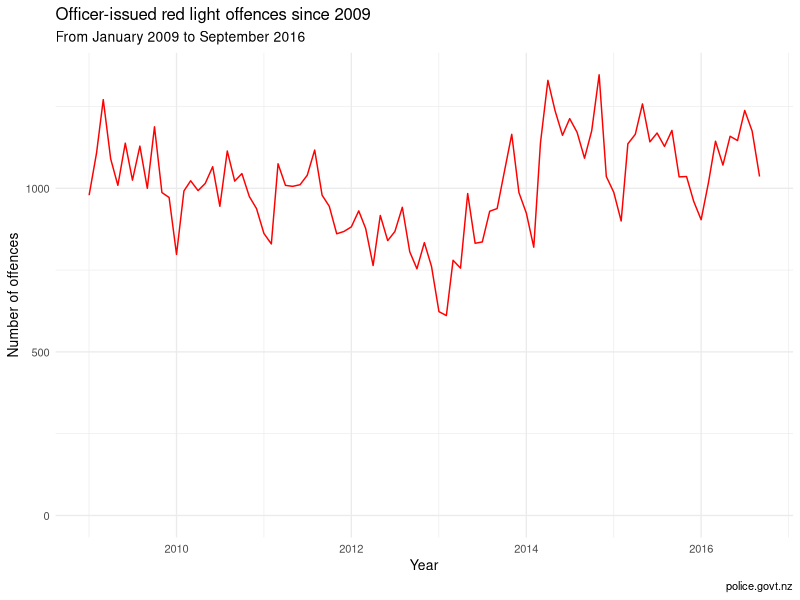
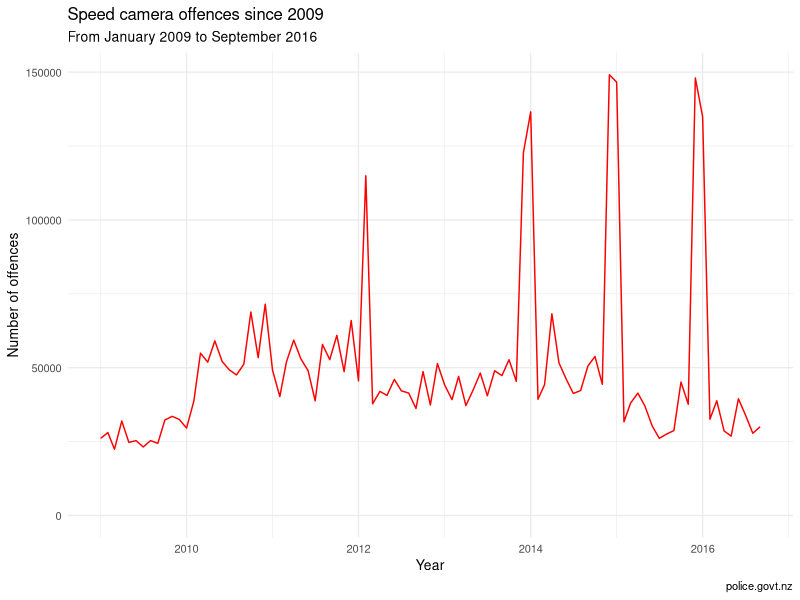
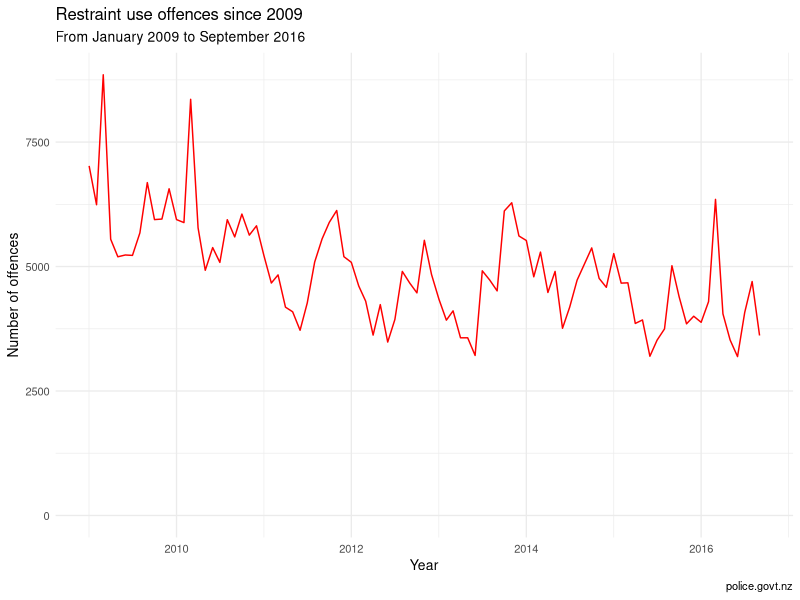
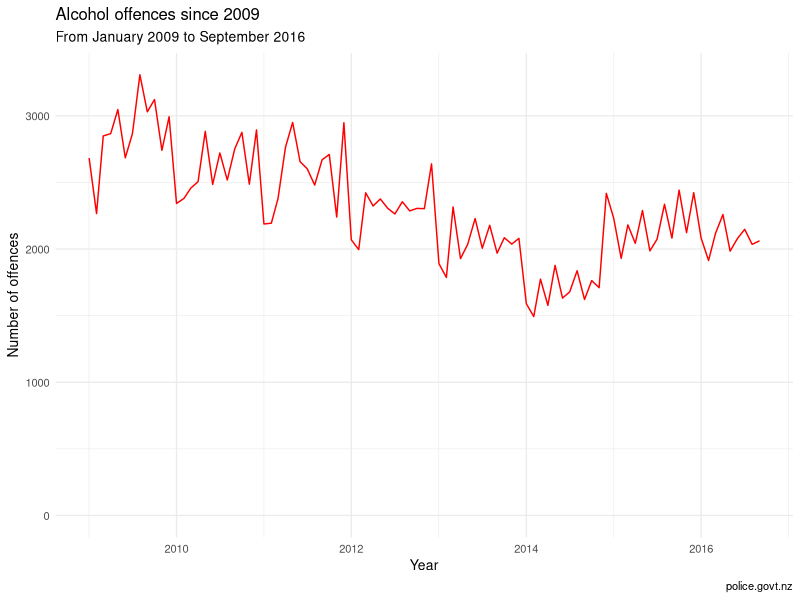
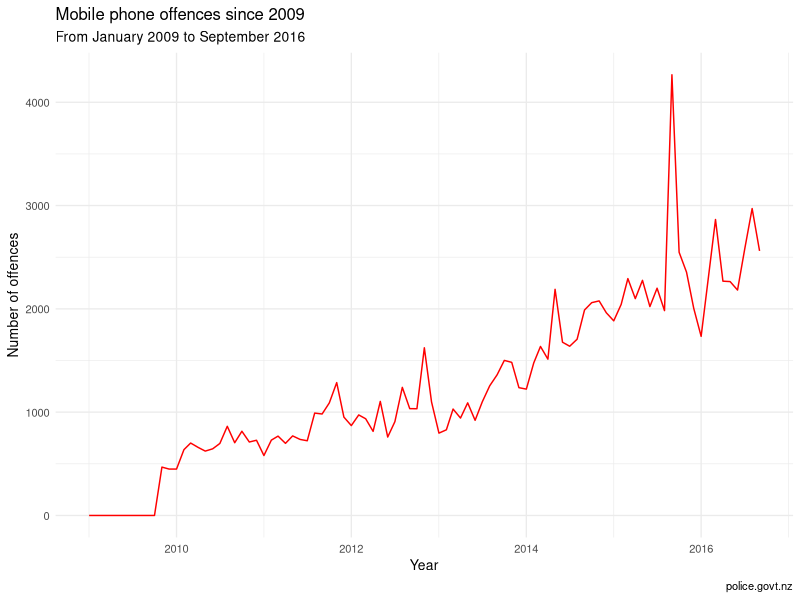

Write R code to recreate these figures, in order. (Note: this script raises an error after producing the figures.)
## ---- chunk 1
suppressPackageStartupMessages(library(tidyverse))
suppressPackageStartupMessages(library("readxl"))
suppressPackageStartupMessages(library("ggplot2"))
suppressPackageStartupMessages(library("ggthemes"))
suppressPackageStartupMessages(library("lubridate"))
## ---- chunk 2

# General pattern for offence columns, the gap is to exclude year for consistent renaming. Update the range as new quarterly data comes through
select_columns <- c(1:14,16:27,29:40,42:53,55:66,68:79,81:92,94:102)

column_names <- c("area","sub_area",as.character(seq(as.Date("2009/1/1"), as.Date("2016/9/1"), "months")))

# General function to restructure and reassign frames from different sheets
restructureData <- function(dataFrame, typeOfOffence, countCategory){
  column_names <- c("area","sub_area",as.character(seq(as.Date("2009/1/1"), as.Date("2016/9/1"), "months")))
  
  names(dataFrame) <- column_names
  
  dataFrame <- dataFrame %>% 
    gather('month_year', 'count', -area, -sub_area) %>% 
    mutate(month_year = as.Date(month_year), count = as.numeric(count))
  
  dataFrame[is.na(dataFrame)] <- 0
  
  dataFrame <- dataFrame %>% 
    mutate(type_of_offence = typeOfOffence, count_category = countCategory)
  
  dataFrame
}

plot_data <- function(dataSet, plotTitle) {
  ggplot(dataSet %>% 
  group_by( month_year ) %>% 
  filter( count_category=='Offences' ) %>% 
  summarise( count = sum(count)), aes(x = month_year, y = count)) +
  geom_line(color='red') + ylim(c(0, NA)) + theme_minimal(base_size=10) +
  labs(title=plotTitle,
       subtitle='From January 2009 to September 2016',
       caption='police.govt.nz') +
  xlab('Year') +
  ylab('Number of offences')
}
## ---- chunk 3

#Red light running offences at intersections for both vehicles and pedestrians (seperated by officer issued and red light camera)

red_light_sheet <- read_excel("../data/road-policing-driver-offence-data-jan2009-sep2006.xlsx", "Red Light")
red_light_select <- red_light_sheet[,select_columns]


offence_officer_red_light <- red_light_select[3:39,]
fines_officer_red_light <- red_light_select[54:90,]

offence_officer_red_light <- restructureData(offence_officer_red_light,"Officer-issued red light","Offences")
fines_officer_red_light <- restructureData(fines_officer_red_light,"Officer-issued red light","Fines")

red_light_offence_and_fines <- rbind(offence_officer_red_light, fines_officer_red_light)

plot_data(red_light_offence_and_fines, "Officer-issued red light offences since 2009")
## ---- chunk 4

# Offences for exceeding the speed limit detected by speed cameras.

speed_camera_sheet <-read_excel("../data/road-policing-driver-offence-data-jan2009-sep2006.xlsx","Camera-issued Speed")
speed_camera_select <- speed_camera_sheet[,select_columns]

speed_camera_offences <- speed_camera_select[3:39,]
speed_camera_offences <- restructureData(speed_camera_offences,"Camera-issued speed offences","Offences")

speed_camera_fines <- speed_camera_select[45:81,]
speed_camera_fines <- restructureData(speed_camera_fines, "Camera-issued speed offences","Fines")

speed_camera_offences_and_fines <- rbind(speed_camera_offences, speed_camera_fines)

plot_data(speed_camera_offences_and_fines, "Speed camera offences since 2009")


speed_camera_offences %>% filter(month_year >= "2015-10-01") %>% group_by(month_year) %>% 
  summarise(count=sum(count))
## ---- chunk 5

restraints_sheet <- read_excel("../data/road-policing-driver-offence-data-jan2009-sep2006.xlsx", "Restraints")
restraints_select <- restraints_sheet[,select_columns]

restraints_offences <- restraints_select[3:39,]
restraints_offences <- restructureData(restraints_offences, "Restraints","Offences")

restraints_fines <- restraints_select[45:81,]
restraints_fines <- restructureData(restraints_fines, "Restraints","Fines")

restraints_offences_and_fines <- rbind(restraints_offences, restraints_fines)

plot_data(restraints_offences_and_fines, "Restraint use offences since 2009")
## ---- chunk 6

alcohol_and_drugs_sheet <- read_excel("../data/road-policing-driver-offence-data-jan2009-sep2006.xlsx","Alcohol & Drugs")

alcohol_and_drugs_select <- alcohol_and_drugs_sheet[,select_columns]
alcohol_offences <- alcohol_and_drugs_select[3:39,]
alcohol_offences <- restructureData(alcohol_offences, "Alcohol specific offences","Offences")

drug_offences <- alcohol_and_drugs_select[45:81,]
drug_offences <- restructureData(drug_offences, "Drug specific offences","Offences")

alcohol_fines <- alcohol_and_drugs_select[87:123,]
alcohol_fines <- restructureData(alcohol_fines,"Alcohol specific offences","Fines")

alcohol_and_drugs_offences_and_fines <- rbind(alcohol_offences, drug_offences, alcohol_fines)

plot_data(alcohol_offences,"Alcohol offences since 2009")
## ---- chunk 7

mobile_phone_sheet <- read_excel("../data/road-policing-driver-offence-data-jan2009-sep2006.xlsx","Mobile phone")

mobile_phone_select <- mobile_phone_sheet[,select_columns]

mobile_phone_offences <- mobile_phone_select[3:39,]
mobile_phone_offences <- restructureData(mobile_phone_offences, "Mobile phone offences","Offences")

mobile_phone_fines <- mobile_phone_select[45:81,]
mobile_phone_fines <- restructureData(mobile_phone_fines, "Mobile phone offences", "Fines")

mobile_phone_offences_and_fines <- rbind(mobile_phone_offences, mobile_phone_fines)

plot_data(mobile_phone_offences_and_fines,"Mobile phone offences since 2009")

## ---- chunk 8

offences_and_fines <- rbind(alcohol_and_drugs_offences_and_fines, mobile_phone_offences_and_fines, red_light_offence_and_fines, restraints_offences_and_fines, speed_camera_offences_and_fines)

write_csv(offences_and_fines,"../data/offences_and_fines.csv")

write_csv(offences_and_fines %>% 
  group_by(month_year, type_of_offence, count_category) %>% 
  summarise(count =  sum(count)),"../data/national_offences_and_fines.csv")

offences_and_fines$sub_area <- as.factor(offences_and_fines$sub_area)

levels(offences_and_fines$sub_area) 

for(geography in levels(offences_and_fines$sub_area)) {
    temp <- offences_and_fines %>% filter(sub_area == geography)
    filename <- tolower(paste("../../../../workbench/visualisations/police_fines/public/", gsub(" ","_", geography),".csv", sep=""))
    filename <- gsub("-","_",filename)
    write_csv(temp, filename)
}

offences_and_fines %>%
  filter(count_category=='Fines') %>%
  filter(month_year > '2015-08-01') %>%  
  group_by(type_of_offence, count_category) %>%
  summarise(count=sum(count))


offences_and_fines %>%   mutate(year = year(month_year)) %>% 
group_by(year, type_of_offence, count_category) %>%
summarise(count =  sum(count)) %>% ungroup() %>% spread(type_of_offence, count) %>% filter(count_category=="Offences")

## ---- chunk 9
fleeing_drivers_sheet <- read_excel("../data/road-policing-driver-offence-data-jan2009-sep2006.xlsx","Fleeing Drivers")

fleeing_drivers <- fleeing_drivers_sheet[,select_columns]

fleeing_drivers_offences <- fleeing_drivers[3:14,]

fleeing_drivers_offences <- Filter(function(x)!all(is.na(x)), fleeing_drivers_offences)

column_names_fleeing <- c("area",as.character(seq(as.Date("2009/1/1"), as.Date("2016/9/1"), "months")))
names(fleeing_drivers_offences) <- NULL

names(fleeing_drivers_offences) <- column_names_fleeing

fleeing_drivers_offences <- fleeing_drivers_offences %>% gather('date','count', -area) %>% 
   mutate(date = as.Date(date), count = as.numeric(count))

fleeing_drivers_offences[is.na(fleeing_drivers_offences)] <- 0


fleeing_drivers_offences %>% mutate(year = year(date)) %>% group_by(area, year) %>% 
  summarise(count=sum(count))

offences_and_fines_by_year <- offences_and_fines %>%   mutate(year = year(month_year)) %>% 
group_by(year, type_of_offence, count_category) %>%
summarise(count =  sum(count)) %>% ungroup() %>% spread(type_of_offence, count)


write_csv(offences_and_fines_by_year, "../data/offences_and_fines_by_year.csv")


offences_and_fines_by_year %>% filter(count_category=='Offences')

## ---- chunk 10
offences_and_fines %>%   mutate(year = year(month_year)) %>%
filter(count_category=="Fines") %>%
group_by(year, type_of_offence, count_category) %>%
summarise(count =  sum(count))  %>% ungroup() %>% group_by(year) %>% summarise(count=sum(count))
